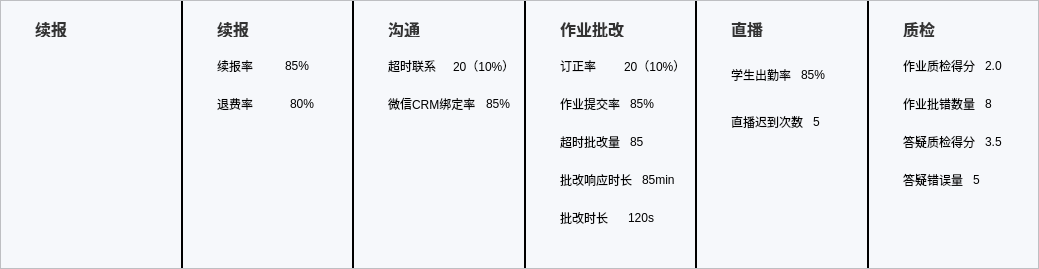
<?xml version="1.0" encoding="UTF-8"?>
<ui version="4.0">
 <class>TDMDetailDataForm</class>
 <widget class="QWidget" name="TDMDetailDataForm">
  <property name="geometry">
   <rect>
    <x>0</x>
    <y>0</y>
    <width>1039</width>
    <height>269</height>
   </rect>
  </property>
  <property name="windowTitle">
   <string>Form</string>
  </property>
  <property name="styleSheet">
   <string notr="true"/>
  </property>
  <layout class="QVBoxLayout" name="verticalLayout">
   <property name="spacing">
    <number>0</number>
   </property>
   <property name="leftMargin">
    <number>0</number>
   </property>
   <property name="topMargin">
    <number>0</number>
   </property>
   <property name="rightMargin">
    <number>0</number>
   </property>
   <property name="bottomMargin">
    <number>0</number>
   </property>
   <item>
    <widget class="QFrame" name="frame">
     <property name="styleSheet">
      <string notr="true">QFrame#frame
{
	background-color:rgba(246, 248, 251, 1);
}

QFrame#spacer1, QFrame#spacer2, QFrame#spacer3, QFrame#spacer4, QFrame#spacer5
{
	background-color: qlineargradient(spread:reflect, x1:1, y1:0.5, x2:1, y2:0, stop:0 rgba(220, 220, 220, 255), stop:1 rgba(246, 248, 251, 1));
}

QLabel#titleLabel1, QLabel#titleLabel2, QLabel#titleLabel3, QLabel#titleLabel4, QLabel#titleLabel5, QLabel#titleLabel6
{
	color:#333333;
	
	font-family:&quot;Microsoft Yahei&quot;;
	font-size:16px;
	font-weight:bold;

	border-top:none;
	border-bottom:none;

	border-right:none;
	
	background-image: url(:/images/vSpacer.png);
	background-repeat:none;
	background-position:left;
	



	margin-left:20px;
	padding-left:10px;

	min-height:16px;
	max-height:16px;


}

QLabel#continueRateLabel, /*续保率*/
QLabel#returnRateLabel,/*退费率*/
QLabel#timeoutConnectLabel,/*超时联系*/
QLabel#crmBandRateLabel,/*微信CRM绑定率*/
QLabel#correctRateLabel,/*订正率*/
QLabel#homeworkSubmitRateLabel,/*作业提交率*/
QLabel#markingOvertimeLabel,/*超时批改量*/
QLabel#correctResponseTimeLabel,/*批改响应时长*/
QLabel#correctTimeLabel,/*批改时长*/
QLabel#attendanceRateLabel,/*学生出勤率*/
QLabel#broadcastLateTimesLabel,/*直播迟到次数*/
QLabel#taskQcScoreLabel,/*作业质检得分*/
QLabel#taskCorrectErrorLabel,/*作业批错数量*/
QLabel#questionQcScoreLabel,/*答疑质检得分*/
QLabel#questionCorrectErrorLabel
{
	color:#333333;
	font-family:&quot;Microsoft Yahei&quot;;
	font-size:14px;
	font-weight:bold;
}

QLabel#continueRateValueLabel,/*续保率*/
QLabel#returnRateValueLabel,/*退费率*/
QLabel#timeoutConnectValueLabel,/*超时联系*/
QLabel#crmBandRateValueLabel,/*微信CRM绑定率*/
QLabel#correctRateValueLabel,/*订正率*/
QLabel#homeworkSubmitRateValueLabel,/*作业提交率*/
QLabel#markingOvertimeValueLabel,/*超时批改量*/
QLabel#correctResponseTimeValueLabel,/*批改响应时长*/
QLabel#correctTimeValueLabel,/*批改时长*/
QLabel#attendanceRateValueLabel,/*学生出勤率*/
QLabel#broadcastLateTimesValueLabel,/*直播迟到次数*/
QLabel#taskQcScoreValueLabel,/*作业质检得分*/
QLabel#taskCorrectErrorValueLabel,/*作业批错数量*/
QLabel#questionQcScoreValueLabel,/*答疑质检得分*/
QLabel#questionCorrectErrorValueLabel
{
	color:#333333;
	font-family:&quot;Microsoft Yahei&quot;;
	font-size:14px;
}

</string>
     </property>
     <property name="frameShape">
      <enum>QFrame::StyledPanel</enum>
     </property>
     <property name="frameShadow">
      <enum>QFrame::Raised</enum>
     </property>
     <layout class="QHBoxLayout" name="horizontalLayout">
      <property name="spacing">
       <number>0</number>
      </property>
      <property name="sizeConstraint">
       <enum>QLayout::SetMaximumSize</enum>
      </property>
      <property name="leftMargin">
       <number>0</number>
      </property>
      <property name="topMargin">
       <number>0</number>
      </property>
      <property name="rightMargin">
       <number>0</number>
      </property>
      <property name="bottomMargin">
       <number>0</number>
      </property>
      <item>
       <widget class="QWidget" name="dutyFinishedWgt" native="true">
        <property name="sizePolicy">
         <sizepolicy hsizetype="Preferred" vsizetype="Preferred">
          <horstretch>0</horstretch>
          <verstretch>0</verstretch>
         </sizepolicy>
        </property>
        <property name="minimumSize">
         <size>
          <width>180</width>
          <height>0</height>
         </size>
        </property>
        <property name="maximumSize">
         <size>
          <width>180</width>
          <height>16777215</height>
         </size>
        </property>
        <layout class="QVBoxLayout" name="verticalLayout_7">
         <property name="spacing">
          <number>0</number>
         </property>
         <property name="leftMargin">
          <number>0</number>
         </property>
         <property name="topMargin">
          <number>20</number>
         </property>
         <property name="rightMargin">
          <number>0</number>
         </property>
         <property name="bottomMargin">
          <number>0</number>
         </property>
         <item>
          <widget class="QLabel" name="titleLabel1">
           <property name="styleSheet">
            <string notr="true"/>
           </property>
           <property name="text">
            <string>续报</string>
           </property>
          </widget>
         </item>
         <item>
          <widget class="PieForm" name="widget" native="true"/>
         </item>
         <item>
          <spacer name="verticalSpacer_6">
           <property name="orientation">
            <enum>Qt::Vertical</enum>
           </property>
           <property name="sizeHint" stdset="0">
            <size>
             <width>20</width>
             <height>40</height>
            </size>
           </property>
          </spacer>
         </item>
        </layout>
       </widget>
      </item>
      <item>
       <widget class="QFrame" name="spacer1">
        <property name="minimumSize">
         <size>
          <width>2</width>
          <height>0</height>
         </size>
        </property>
        <property name="maximumSize">
         <size>
          <width>2</width>
          <height>16777215</height>
         </size>
        </property>
        <property name="styleSheet">
         <string notr="true"/>
        </property>
        <property name="frameShape">
         <enum>QFrame::StyledPanel</enum>
        </property>
        <property name="frameShadow">
         <enum>QFrame::Raised</enum>
        </property>
       </widget>
      </item>
      <item>
       <widget class="QWidget" name="resubmitWgt" native="true">
        <property name="styleSheet">
         <string notr="true">backround:transparent;</string>
        </property>
        <layout class="QVBoxLayout" name="verticalLayout_2">
         <property name="spacing">
          <number>20</number>
         </property>
         <property name="leftMargin">
          <number>0</number>
         </property>
         <property name="topMargin">
          <number>20</number>
         </property>
         <property name="rightMargin">
          <number>9</number>
         </property>
         <property name="bottomMargin">
          <number>0</number>
         </property>
         <item>
          <widget class="QLabel" name="titleLabel2">
           <property name="text">
            <string>续报</string>
           </property>
          </widget>
         </item>
         <item>
          <layout class="QHBoxLayout" name="horizontalLayout_2">
           <property name="spacing">
            <number>10</number>
           </property>
           <property name="sizeConstraint">
            <enum>QLayout::SetMinimumSize</enum>
           </property>
           <property name="leftMargin">
            <number>34</number>
           </property>
           <item>
            <widget class="QLabel" name="continueRateLabel">
             <property name="text">
              <string>续报率</string>
             </property>
            </widget>
           </item>
           <item>
            <widget class="QLabel" name="continueRateValueLabel">
             <property name="text">
              <string>85%</string>
             </property>
            </widget>
           </item>
          </layout>
         </item>
         <item>
          <layout class="QHBoxLayout" name="horizontalLayout_3">
           <property name="leftMargin">
            <number>34</number>
           </property>
           <item>
            <widget class="QLabel" name="returnRateLabel">
             <property name="text">
              <string>退费率</string>
             </property>
            </widget>
           </item>
           <item>
            <widget class="QLabel" name="returnRateValueLabel">
             <property name="text">
              <string>80%</string>
             </property>
            </widget>
           </item>
          </layout>
         </item>
         <item>
          <spacer name="verticalSpacer">
           <property name="orientation">
            <enum>Qt::Vertical</enum>
           </property>
           <property name="sizeHint" stdset="0">
            <size>
             <width>20</width>
             <height>124</height>
            </size>
           </property>
          </spacer>
         </item>
        </layout>
       </widget>
      </item>
      <item>
       <widget class="QFrame" name="spacer2">
        <property name="minimumSize">
         <size>
          <width>2</width>
          <height>0</height>
         </size>
        </property>
        <property name="maximumSize">
         <size>
          <width>2</width>
          <height>16777215</height>
         </size>
        </property>
        <property name="styleSheet">
         <string notr="true"/>
        </property>
        <property name="frameShape">
         <enum>QFrame::StyledPanel</enum>
        </property>
        <property name="frameShadow">
         <enum>QFrame::Raised</enum>
        </property>
       </widget>
      </item>
      <item>
       <widget class="QWidget" name="communicateWgt" native="true">
        <layout class="QVBoxLayout" name="verticalLayout_3">
         <property name="spacing">
          <number>20</number>
         </property>
         <property name="leftMargin">
          <number>0</number>
         </property>
         <property name="topMargin">
          <number>20</number>
         </property>
         <property name="rightMargin">
          <number>9</number>
         </property>
         <property name="bottomMargin">
          <number>0</number>
         </property>
         <item>
          <widget class="QLabel" name="titleLabel3">
           <property name="text">
            <string>沟通</string>
           </property>
          </widget>
         </item>
         <item>
          <layout class="QHBoxLayout" name="horizontalLayout_4">
           <property name="spacing">
            <number>10</number>
           </property>
           <property name="sizeConstraint">
            <enum>QLayout::SetMinimumSize</enum>
           </property>
           <property name="leftMargin">
            <number>34</number>
           </property>
           <item>
            <widget class="QLabel" name="timeoutConnectLabel">
             <property name="text">
              <string>超时联系</string>
             </property>
            </widget>
           </item>
           <item>
            <widget class="QLabel" name="timeoutConnectValueLabel">
             <property name="text">
              <string>20（10%）</string>
             </property>
            </widget>
           </item>
          </layout>
         </item>
         <item>
          <layout class="QHBoxLayout" name="horizontalLayout_6">
           <property name="spacing">
            <number>10</number>
           </property>
           <property name="sizeConstraint">
            <enum>QLayout::SetMinimumSize</enum>
           </property>
           <property name="leftMargin">
            <number>34</number>
           </property>
           <item>
            <widget class="QLabel" name="crmBandRateLabel">
             <property name="text">
              <string>微信CRM绑定率</string>
             </property>
            </widget>
           </item>
           <item>
            <widget class="QLabel" name="crmBandRateValueLabel">
             <property name="text">
              <string>85%</string>
             </property>
            </widget>
           </item>
          </layout>
         </item>
         <item>
          <spacer name="verticalSpacer_2">
           <property name="orientation">
            <enum>Qt::Vertical</enum>
           </property>
           <property name="sizeHint" stdset="0">
            <size>
             <width>20</width>
             <height>124</height>
            </size>
           </property>
          </spacer>
         </item>
        </layout>
        <zorder>titleLabel3</zorder>
        <zorder>verticalSpacer_2</zorder>
       </widget>
      </item>
      <item>
       <widget class="QFrame" name="spacer3">
        <property name="minimumSize">
         <size>
          <width>2</width>
          <height>0</height>
         </size>
        </property>
        <property name="maximumSize">
         <size>
          <width>2</width>
          <height>16777215</height>
         </size>
        </property>
        <property name="styleSheet">
         <string notr="true"/>
        </property>
        <property name="frameShape">
         <enum>QFrame::StyledPanel</enum>
        </property>
        <property name="frameShadow">
         <enum>QFrame::Raised</enum>
        </property>
       </widget>
      </item>
      <item>
       <widget class="QWidget" name="homeworkWgt" native="true">
        <layout class="QVBoxLayout" name="verticalLayout_4">
         <property name="spacing">
          <number>20</number>
         </property>
         <property name="leftMargin">
          <number>0</number>
         </property>
         <property name="topMargin">
          <number>20</number>
         </property>
         <property name="rightMargin">
          <number>9</number>
         </property>
         <property name="bottomMargin">
          <number>0</number>
         </property>
         <item>
          <widget class="QLabel" name="titleLabel4">
           <property name="text">
            <string>作业批改</string>
           </property>
          </widget>
         </item>
         <item>
          <layout class="QHBoxLayout" name="horizontalLayout_7">
           <property name="spacing">
            <number>10</number>
           </property>
           <property name="sizeConstraint">
            <enum>QLayout::SetMinimumSize</enum>
           </property>
           <property name="leftMargin">
            <number>34</number>
           </property>
           <item>
            <widget class="QLabel" name="correctRateLabel">
             <property name="text">
              <string>订正率</string>
             </property>
            </widget>
           </item>
           <item>
            <widget class="QLabel" name="correctRateValueLabel">
             <property name="text">
              <string>20（10%）</string>
             </property>
            </widget>
           </item>
          </layout>
         </item>
         <item>
          <layout class="QHBoxLayout" name="horizontalLayout_8">
           <property name="spacing">
            <number>10</number>
           </property>
           <property name="sizeConstraint">
            <enum>QLayout::SetMinimumSize</enum>
           </property>
           <property name="leftMargin">
            <number>34</number>
           </property>
           <item>
            <widget class="QLabel" name="homeworkSubmitRateLabel">
             <property name="text">
              <string>作业提交率</string>
             </property>
            </widget>
           </item>
           <item>
            <widget class="QLabel" name="homeworkSubmitRateValueLabel">
             <property name="text">
              <string>85%</string>
             </property>
            </widget>
           </item>
          </layout>
         </item>
         <item>
          <layout class="QHBoxLayout" name="horizontalLayout_9">
           <property name="spacing">
            <number>10</number>
           </property>
           <property name="sizeConstraint">
            <enum>QLayout::SetMinimumSize</enum>
           </property>
           <property name="leftMargin">
            <number>34</number>
           </property>
           <item>
            <widget class="QLabel" name="markingOvertimeLabel">
             <property name="text">
              <string>超时批改量</string>
             </property>
            </widget>
           </item>
           <item>
            <widget class="QLabel" name="markingOvertimeValueLabel">
             <property name="text">
              <string>85</string>
             </property>
            </widget>
           </item>
          </layout>
         </item>
         <item>
          <layout class="QHBoxLayout" name="horizontalLayout_10">
           <property name="spacing">
            <number>10</number>
           </property>
           <property name="sizeConstraint">
            <enum>QLayout::SetMinimumSize</enum>
           </property>
           <property name="leftMargin">
            <number>34</number>
           </property>
           <item>
            <widget class="QLabel" name="correctResponseTimeLabel">
             <property name="text">
              <string>批改响应时长</string>
             </property>
            </widget>
           </item>
           <item>
            <widget class="QLabel" name="correctResponseTimeValueLabel">
             <property name="text">
              <string>85min</string>
             </property>
            </widget>
           </item>
          </layout>
         </item>
         <item>
          <layout class="QHBoxLayout" name="horizontalLayout_11">
           <property name="spacing">
            <number>10</number>
           </property>
           <property name="sizeConstraint">
            <enum>QLayout::SetMinimumSize</enum>
           </property>
           <property name="leftMargin">
            <number>34</number>
           </property>
           <item>
            <widget class="QLabel" name="correctTimeLabel">
             <property name="text">
              <string>批改时长</string>
             </property>
            </widget>
           </item>
           <item>
            <widget class="QLabel" name="correctTimeValueLabel">
             <property name="text">
              <string>120s</string>
             </property>
            </widget>
           </item>
          </layout>
         </item>
         <item>
          <spacer name="verticalSpacer_3">
           <property name="orientation">
            <enum>Qt::Vertical</enum>
           </property>
           <property name="sizeHint" stdset="0">
            <size>
             <width>20</width>
             <height>0</height>
            </size>
           </property>
          </spacer>
         </item>
        </layout>
       </widget>
      </item>
      <item>
       <widget class="QFrame" name="spacer4">
        <property name="minimumSize">
         <size>
          <width>2</width>
          <height>0</height>
         </size>
        </property>
        <property name="maximumSize">
         <size>
          <width>2</width>
          <height>16777215</height>
         </size>
        </property>
        <property name="styleSheet">
         <string notr="true"/>
        </property>
        <property name="frameShape">
         <enum>QFrame::StyledPanel</enum>
        </property>
        <property name="frameShadow">
         <enum>QFrame::Raised</enum>
        </property>
       </widget>
      </item>
      <item>
       <widget class="QWidget" name="broadcastWgt" native="true">
        <layout class="QVBoxLayout" name="verticalLayout_5">
         <property name="spacing">
          <number>20</number>
         </property>
         <property name="leftMargin">
          <number>0</number>
         </property>
         <property name="topMargin">
          <number>20</number>
         </property>
         <property name="rightMargin">
          <number>9</number>
         </property>
         <property name="bottomMargin">
          <number>0</number>
         </property>
         <item>
          <widget class="QLabel" name="titleLabel5">
           <property name="text">
            <string>直播</string>
           </property>
          </widget>
         </item>
         <item>
          <widget class="QFrame" name="frame_8">
           <layout class="QHBoxLayout" name="horizontalLayout_12">
            <property name="spacing">
             <number>10</number>
            </property>
            <property name="sizeConstraint">
             <enum>QLayout::SetMinimumSize</enum>
            </property>
            <property name="leftMargin">
             <number>34</number>
            </property>
            <item>
             <widget class="QLabel" name="attendanceRateLabel">
              <property name="text">
               <string>学生出勤率</string>
              </property>
             </widget>
            </item>
            <item>
             <widget class="QLabel" name="attendanceRateValueLabel">
              <property name="text">
               <string>85%</string>
              </property>
             </widget>
            </item>
           </layout>
          </widget>
         </item>
         <item>
          <layout class="QHBoxLayout" name="horizontalLayout_13">
           <property name="spacing">
            <number>10</number>
           </property>
           <property name="sizeConstraint">
            <enum>QLayout::SetMinimumSize</enum>
           </property>
           <property name="leftMargin">
            <number>34</number>
           </property>
           <item>
            <widget class="QLabel" name="broadcastLateTimesLabel">
             <property name="text">
              <string>直播迟到次数</string>
             </property>
            </widget>
           </item>
           <item>
            <widget class="QLabel" name="broadcastLateTimesValueLabel">
             <property name="text">
              <string>5</string>
             </property>
            </widget>
           </item>
          </layout>
         </item>
         <item>
          <spacer name="verticalSpacer_4">
           <property name="orientation">
            <enum>Qt::Vertical</enum>
           </property>
           <property name="sizeHint" stdset="0">
            <size>
             <width>20</width>
             <height>124</height>
            </size>
           </property>
          </spacer>
         </item>
        </layout>
       </widget>
      </item>
      <item>
       <widget class="QFrame" name="spacer5">
        <property name="minimumSize">
         <size>
          <width>2</width>
          <height>0</height>
         </size>
        </property>
        <property name="maximumSize">
         <size>
          <width>2</width>
          <height>16777215</height>
         </size>
        </property>
        <property name="styleSheet">
         <string notr="true"/>
        </property>
        <property name="frameShape">
         <enum>QFrame::StyledPanel</enum>
        </property>
        <property name="frameShadow">
         <enum>QFrame::Raised</enum>
        </property>
       </widget>
      </item>
      <item>
       <widget class="QWidget" name="qcWgt" native="true">
        <layout class="QVBoxLayout" name="verticalLayout_6">
         <property name="spacing">
          <number>20</number>
         </property>
         <property name="leftMargin">
          <number>0</number>
         </property>
         <property name="topMargin">
          <number>20</number>
         </property>
         <property name="rightMargin">
          <number>9</number>
         </property>
         <property name="bottomMargin">
          <number>0</number>
         </property>
         <item>
          <widget class="QLabel" name="titleLabel6">
           <property name="text">
            <string>质检</string>
           </property>
          </widget>
         </item>
         <item>
          <layout class="QHBoxLayout" name="horizontalLayout_16">
           <property name="spacing">
            <number>10</number>
           </property>
           <property name="sizeConstraint">
            <enum>QLayout::SetMinimumSize</enum>
           </property>
           <property name="leftMargin">
            <number>34</number>
           </property>
           <item>
            <widget class="QLabel" name="taskQcScoreLabel">
             <property name="text">
              <string>作业质检得分</string>
             </property>
            </widget>
           </item>
           <item>
            <widget class="QLabel" name="taskQcScoreValueLabel">
             <property name="text">
              <string>2.0</string>
             </property>
            </widget>
           </item>
          </layout>
         </item>
         <item>
          <layout class="QHBoxLayout" name="horizontalLayout_17">
           <property name="spacing">
            <number>10</number>
           </property>
           <property name="sizeConstraint">
            <enum>QLayout::SetMinimumSize</enum>
           </property>
           <property name="leftMargin">
            <number>34</number>
           </property>
           <item>
            <widget class="QLabel" name="taskCorrectErrorLabel">
             <property name="text">
              <string>作业批错数量</string>
             </property>
            </widget>
           </item>
           <item>
            <widget class="QLabel" name="taskCorrectErrorValueLabel">
             <property name="text">
              <string>8</string>
             </property>
            </widget>
           </item>
          </layout>
         </item>
         <item>
          <layout class="QHBoxLayout" name="horizontalLayout_14">
           <property name="spacing">
            <number>10</number>
           </property>
           <property name="sizeConstraint">
            <enum>QLayout::SetMinimumSize</enum>
           </property>
           <property name="leftMargin">
            <number>34</number>
           </property>
           <item>
            <widget class="QLabel" name="questionQcScoreLabel">
             <property name="text">
              <string>答疑质检得分</string>
             </property>
            </widget>
           </item>
           <item>
            <widget class="QLabel" name="questionQcScoreValueLabel">
             <property name="text">
              <string>3.5</string>
             </property>
            </widget>
           </item>
          </layout>
         </item>
         <item>
          <layout class="QHBoxLayout" name="horizontalLayout_15">
           <property name="spacing">
            <number>10</number>
           </property>
           <property name="sizeConstraint">
            <enum>QLayout::SetMinimumSize</enum>
           </property>
           <property name="leftMargin">
            <number>34</number>
           </property>
           <item>
            <widget class="QLabel" name="questionCorrectErrorLabel">
             <property name="text">
              <string>答疑错误量</string>
             </property>
            </widget>
           </item>
           <item>
            <widget class="QLabel" name="questionCorrectErrorValueLabel">
             <property name="text">
              <string>5</string>
             </property>
            </widget>
           </item>
          </layout>
         </item>
         <item>
          <spacer name="verticalSpacer_5">
           <property name="orientation">
            <enum>Qt::Vertical</enum>
           </property>
           <property name="sizeHint" stdset="0">
            <size>
             <width>20</width>
             <height>40</height>
            </size>
           </property>
          </spacer>
         </item>
        </layout>
       </widget>
      </item>
     </layout>
     <zorder>dutyFinishedWgt</zorder>
     <zorder>resubmitWgt</zorder>
     <zorder>communicateWgt</zorder>
     <zorder>homeworkWgt</zorder>
     <zorder>broadcastWgt</zorder>
     <zorder>qcWgt</zorder>
     <zorder>spacer1</zorder>
     <zorder>spacer2</zorder>
     <zorder>spacer3</zorder>
     <zorder>spacer4</zorder>
     <zorder>spacer5</zorder>
    </widget>
   </item>
  </layout>
 </widget>
 <customwidgets>
  <customwidget>
   <class>PieForm</class>
   <extends>QWidget</extends>
   <header>PieForm.h</header>
   <container>1</container>
  </customwidget>
 </customwidgets>
 <resources/>
 <connections/>
</ui>
